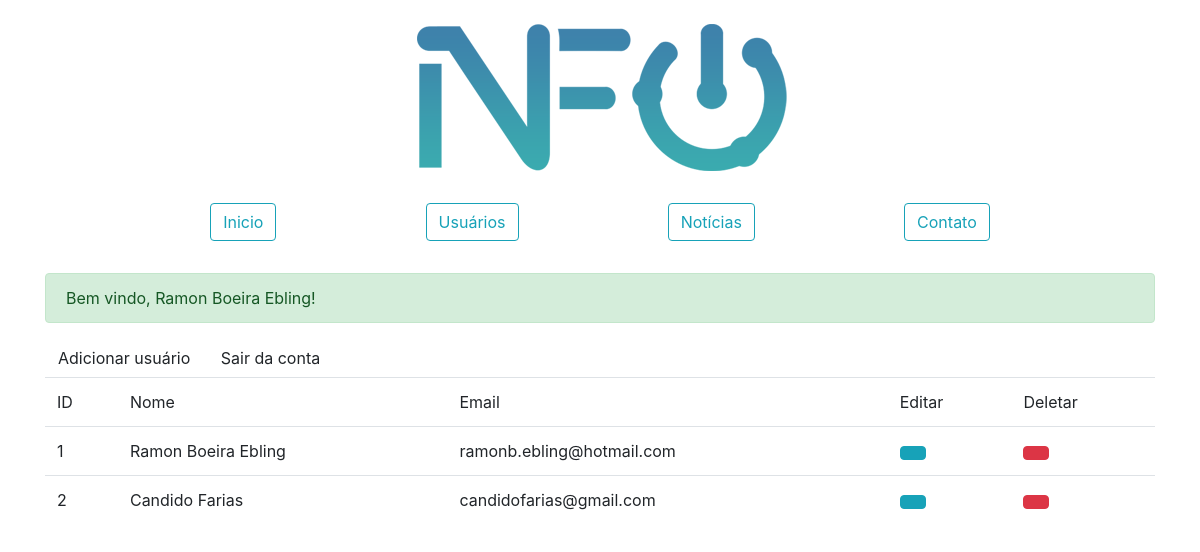
The page /?path=usuario (signed in) on the database its author committed.
### tables this page shows
CREATE TABLE `usuario` (
  `id` int(10) unsigned NOT NULL AUTO_INCREMENT,
  `nome` varchar(60) NOT NULL,
  `email` varchar(60) NOT NULL,
  `senha` varchar(60) NOT NULL,
  PRIMARY KEY (`id`),
  UNIQUE KEY `email_UNIQUE` (`email`)
);

### index.php (called while the page is built, shortened)
<?php
	include HOME_DIR."view/tema/header.php";
	include HOME_DIR."view/tema/nav.php";
	include HOME_DIR."start.php";
?>

### view/paginas/usuarios/listar.php (the view)
<main>
    <div class="container">
        <div class="alert alert-success" role="alert">Bem vindo, <?php echo $_SESSION['nome']; ?>!
        </div>
        <a href="<?php echo HOME_URI;?>?path=usuario/add" class="btn">Adicionar usuário</a>
        <a href="<?php echo HOME_URI;?>?path=usuario/exit" class="btn">Sair da conta</a>
        <table class="table">
            <thead>
                <tr><td>ID</td><td>Nome</td><td>Email</td><td>Editar</td><td>Deletar</td></tr>
                <?php
                    $conect=Conexao::getConexao();
                    $resultado=$conect->prepare("SELECT id,nome, email FROM usuario ORDER BY id");
                    $resultado->execute();
                    while($usuarios=$resultado->fetch(PDO::FETCH_ASSOC)):
                ?>
                <tr>
                <td><?php echo $usuarios["id"]; ?></td>
                <td><?php echo $usuarios["nome"]; ?></td>
                <td><?php echo $usuarios["email"]; ?></td>
                <td> <a href="<?php echo HOME_URI;?>?path=usuario/alterar/<?php echo $usuarios["id"];?>"> <button class="btn btn-info"> </button> </a> </td>
                <td> <a href="<?php echo HOME_URI;?>?path=usuario/apagar/<?php echo $usuarios["id"];?>"> <button class="btn btn-danger"> </button> </a> </td>
                </tr>
                <?php
                    endwhile;
                ?>
            </thead>
        </table>
    </div>
</main>

### rows shown on the page
usuario: id "1", nome "Ramon Boeira Ebling", email "ramonb.ebling@hotmail.com"
usuario: id "2", nome "Candido Farias", email "candidofarias@gmail.com"

### other values the page prints
$_SESSION['nome'] "Ramon Boeira Ebling"
